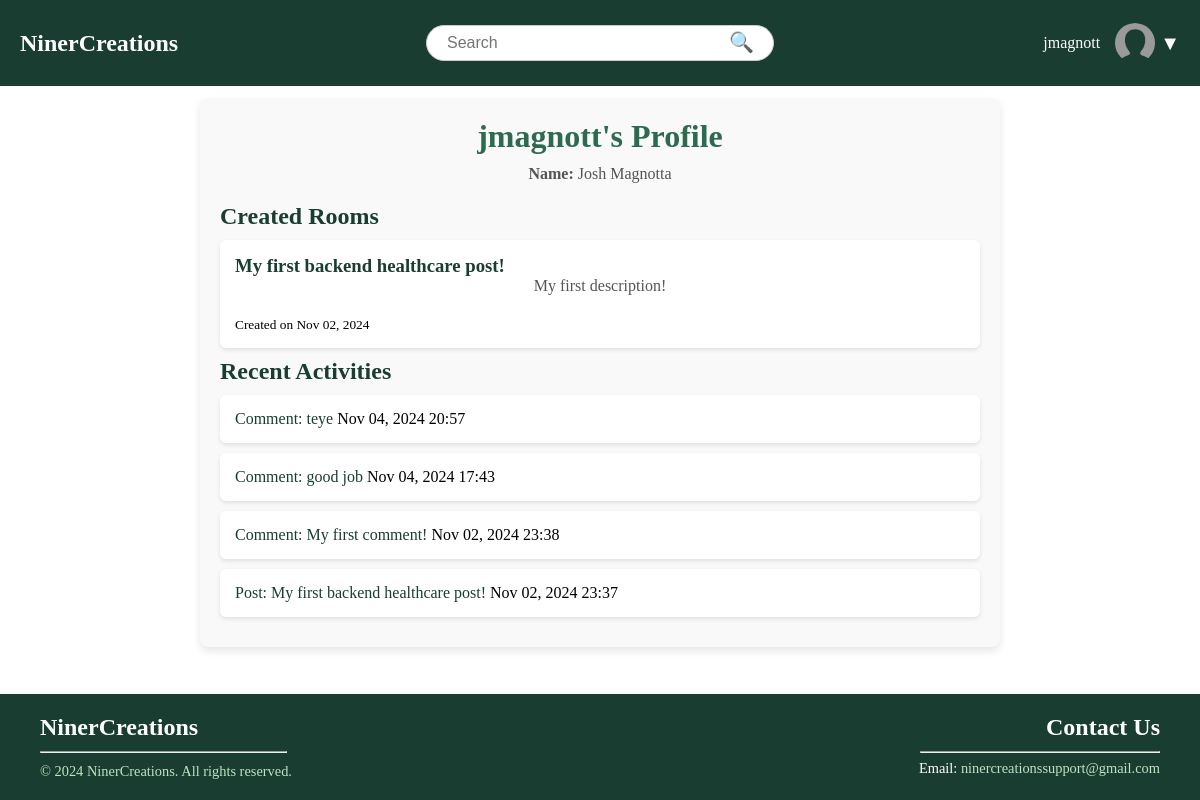
Page /profile/1/ on the committed database.
### NinerCreations/models.py (models this page shows, shortened)
class Post(models.Model):
    author = models.ForeignKey(User, on_delete=models.CASCADE)
    title = models.CharField(max_length=255)
    content = models.TextField()
    created_at = models.DateTimeField(auto_now_add=True)
    topics = models.ManyToManyField(Topic, related_name="posts", blank=True)
    @property
    def activity_type(self):
        return "Post"

class Comment(models.Model):
    post = models.ForeignKey(Post, on_delete=models.CASCADE, related_name="comments")
    author = models.ForeignKey(User, on_delete=models.CASCADE, null=True, blank=True)
    content = models.TextField()
    created_at = models.DateTimeField(auto_now_add=True)
    @property
    def activity_type(self):
        return "Comment"

### NinerCreations/views.py (the view)
# urls.py: path('profile/<int:pk>/', views.user_profile_view, name='user_profile'),
def user_profile_view(request, pk):
    user = get_object_or_404(User, pk=pk)
    recent_rooms = Post.objects.filter(author=user).order_by('-created_at')[:5]  # Last 5 rooms
    recent_posts = Post.objects.filter(author=user).order_by('-created_at')[:10]
    recent_comments = Comment.objects.filter(author=user).order_by('-created_at')[:10]
    recent_activities = sorted(
        list(recent_posts) + list(recent_comments),
        key=lambda x: x.created_at,
        reverse=True
    )[:10]
    context = {
        'user': user,
        'recent_rooms': recent_rooms,
        'recent_activities': recent_activities,
    }
    return render(request, 'base/user_profile.html', context)

### NinerCreations/templates/base/user_profile.html (shortened to what this page needs)
{% extends "base/base.html" %}
{% block content %}
<div class="profile-page-container">
    <h1>{{ user.username }}'s Profile</h1>
    <p><strong>Name:</strong> {{ user.get_full_name }}</p>
    <h2>Created Rooms</h2>
    {% if recent_rooms %}
        <ul>
            {% for room in recent_rooms %}
                <li>
                    <a class ="profile-tags" style="color: #1A3D31; text-decoration: none;" href="{% url 'post_detail' room.id %}">
                    <h3>{{ room.title }}</h3>
                    </a>
                    <p>{{ room.content }}</p>
                    <small>Created on {{ room.created_at|date:"M d, Y" }}</small>
                </li>
            {% endfor %}
        </ul>
    {% else %}
        <p>No rooms created yet.</p>
    {% endif %}
    <h2>Recent Activities</h2>
    {% if recent_activities %}
        <div>
        <ul>
            {% for activity in recent_activities %}
                <li>
                    {% if activity.activity_type == "Post" %}
                    <a style="color: #1A3D31; text-decoration: none;" href="{% url 'post_detail' activity.id %}">
                        Post: {{ activity.title }}
                    </a>
                    {% elif activity.activity_type == "Comment" %}
                    <a style="color: #1A3D31; text-decoration: none;" href="{% url 'post_detail' activity.post.id %}">
                        Comment: {{ activity.content }}
                    </a>
                    {% endif %}
                        {{ activity.created_at|date:"M d, Y H:i" }}
                </li>
            {% endfor %}
        </ul>
        </div>
    {% else %}
        <p>No recent activities.</p>
    {% endif %}
</div>
{% endblock %}

### NinerCreations/templates/base/header.html (shortened to what this page needs)
{% load static %}
<div class="header">
    <div class="logo">
        <a href="{% url 'home' %}">
            <h1>NinerCreations</h1>
        </a>
    </div>
    <div class="search-bar">
        <form action="{% url 'search' %}" method="get">
            <input type="text" name="q" placeholder="Search" value="{{ request.GET.q|default:'' }}">
            <button type="submit">&#128269;</button>
        </form>
    </div>
    <div class="header-right">
        {% if user.is_authenticated %}
            <span>{{ user.username }}</span>
            <div class="profile-container">
                <div class="profile-picture">
                    <img src="{% static 'images/profile-placeholder.png' %}" alt="Profile Picture">
                </div>
                <div class="dropdown">
                    <button class="dropdown-btn">▼</button>
                </div>
            </div>
        {% else %}
            <a href="{% url 'login' %}" class="login-btn">Login</a>
        {% endif %}
    </div>
</div>

### static/css/styles.css (style rules this page uses)
* { padding: 0; margin: 0; box-sizing: border-box; }
html, body { height: 100%; margin: 0; }
.header { display: flex; align-items: center; justify-content: space-between; background-color: #1A3D31; padding: 10px 20px; color: white; position: fixed; top: 0; width: 100%; z-index: 10; }
.logo { flex: 1; text-align: left; }
.logo a { text-decoration: none; }
.logo h1 { font-size: 24px; color: #FFFFFF; margin: 0; }
.search-bar { flex: 2; display: flex; justify-content: center; align-items: center; margin-top: 15px; }
.search-bar form { width: 100%; max-width: 60%; display: flex; align-items: center; position: relative; }
.search-bar input { width: 100%; padding: 8px 40px 8px 20px; border-radius: 20px; border: 1px solid #ccc; font-size: 16px; }
.search-bar button { position: absolute; right: 10px; background: none; border: none; font-size: 20px; cursor: pointer; color: #333; margin-top: -5px; }
.header-right { flex: 1; display: flex; align-items: center; gap: 15px; justify-content: flex-end; }
h2 { color: #2c3e50; margin-bottom: 20px; font-weight: bold; }
form { display: flex; flex-direction: column; }
form input { padding: 8px; border-radius: 4px; border: 1px solid #ccc; margin-bottom: 15px; font-size: 16px; }
form button { background-color: #2c3e50; color: white; font-weight: bold; padding: 10px; border: none; border-radius: 4px; cursor: pointer; transition: background-color 0.3s ease; }
a { color: #2c3e50; }
.profile-container { display: flex; align-items: center; position: relative; }
.profile-picture { width: 40px; height: 40px; border-radius: 50%; overflow: hidden; }
.profile-picture img { width: 100%; height: 100%; object-fit: cover; }
.dropdown { position: relative; display: inline-block; }
.dropdown-btn { background: none; border: none; color: white; font-size: 20px; cursor: pointer; margin-left: 5px; }
.profile-page-container { position: relative; max-width: 800px; margin: 0 auto; padding: 20px; background-color: #f9f9f9; border-radius: 8px; box-shadow: 0 4px 8px rgba(0, 0, 0, 0.1); }
.profile-page-container h1 { font-size: 2rem; color: #2d6a4f; margin-bottom: 10px; text-align: center; }
.profile-page-container p { font-size: 1rem; color: #555; margin-bottom: 20px; text-align: center; }
.profile-page-container h2 { font-size: 1.5rem; color: #1A3D31; margin-bottom: 10px; }
.profile-page-container ul { list-style: none; padding: 0; margin: 0; }
.profile-page-container li { background-color: #ffffff; padding: 15px; border-radius: 6px; margin-bottom: 10px; box-shadow: 0px 2px 4px rgba(0, 0, 0, 0.1); transition: transform 0.2s; }

### rows in the picture
Post: title "My first backend healthcare post!", content "My first description!", created_at "Nov 02, 2024", created_at "Nov 02, 2024 23:37"
Comment: content "teye", created_at "Nov 04, 2024 20:57"
Comment: content "good job", created_at "Nov 04, 2024 17:43"
Comment: content "My first comment!", created_at "Nov 02, 2024 23:38"

### other values in the picture
{{ user.username }} "jmagnott"
{{ user.get_full_name }} "Josh Magnotta"
